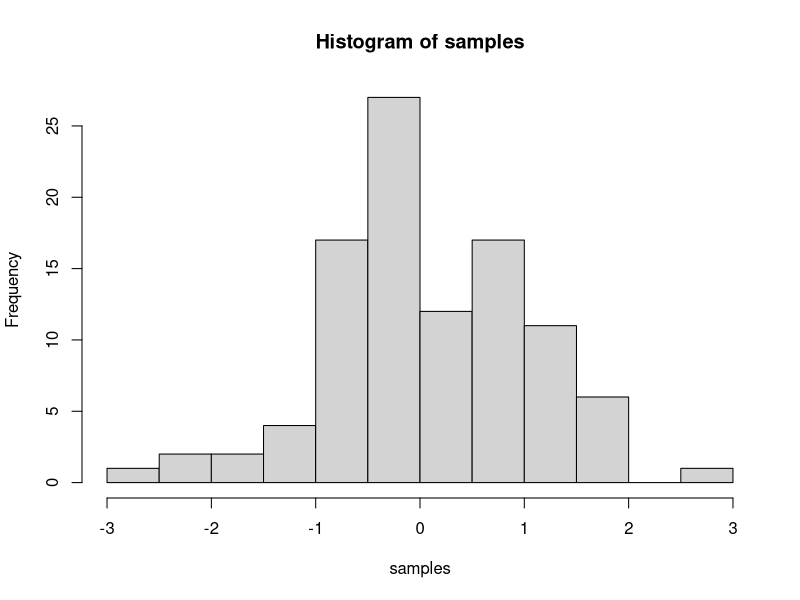

This figure's R source:
## ---- chunk 1
knitr::opts_chunk$set(message=FALSE,warning=FALSE, cache=TRUE)
## ---- chunk 2
samples <- rnorm(100, mean=0, sd=1)
hist(samples)
## ---- chunk 3
1+2
2*5
5/3
(1+6+4)/5

## ---- chunk 4
a<-1
b<-2
a+b

d<-c(1,2,3)
e<-c(5,6,7)
d+e
d*e
d/e

## ---- chunk 5
# for loop solution
# i becomes the number 1 to 100 at each step of the loop


a <- length(100) # make empty variable, set length to 100
for (i in 1:100){
  a[i] <-i #assigns the number in i, to the ith index of a
}

print(a)

# for loop solution #2

a<-c() #create empty variable using combine command
for (i in 1:100){
  a<-c(a,i) # keeps combining a with itself and the new number in i
}
print(a)

# seq solution
a <- seq(1,100,1) # look up help for seq using ?seq() in console
print(a)

## ---- chunk 6
sum(1:100)
## ---- chunk 7
mySum<- function (x) {
  totalSum<-0
  for (i in x){
    totalSum<-totalSum+i
  }
  return(totalSum)
}
test<-c(1:20)
mySum(test)
## ---- chunk 8
seq(1,by=2, len=100)
## ---- chunk 9

for (i in 1:100) {
  if (i %% 2 ==1) print(i)
}

## ---- chunk 10

prime_numbers <- function(n) {
if (n >= 2) {
 x = seq(2, n)
 prime_nums = c()
 for (i in seq(2, n)) {
 if (any(x == i)) {
 prime_nums = c(prime_nums, i)
 x = c(x[(x %% i) != 0], i)
 }
 }
 return(prime_nums)
 }
 else 
 {
 stop("Input number should be at least 2.")
 }
 } 
prime_numbers(100)
